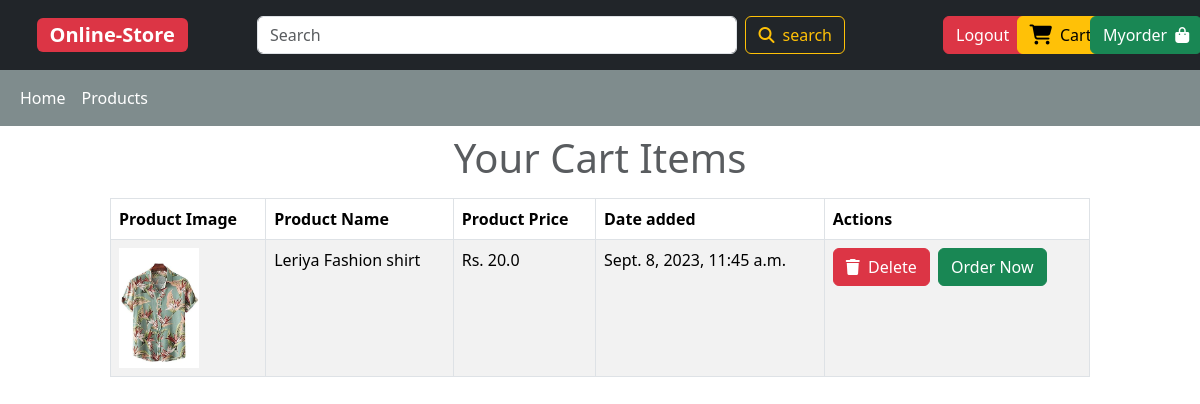
The app's page /mycart/ (signed in), older data.
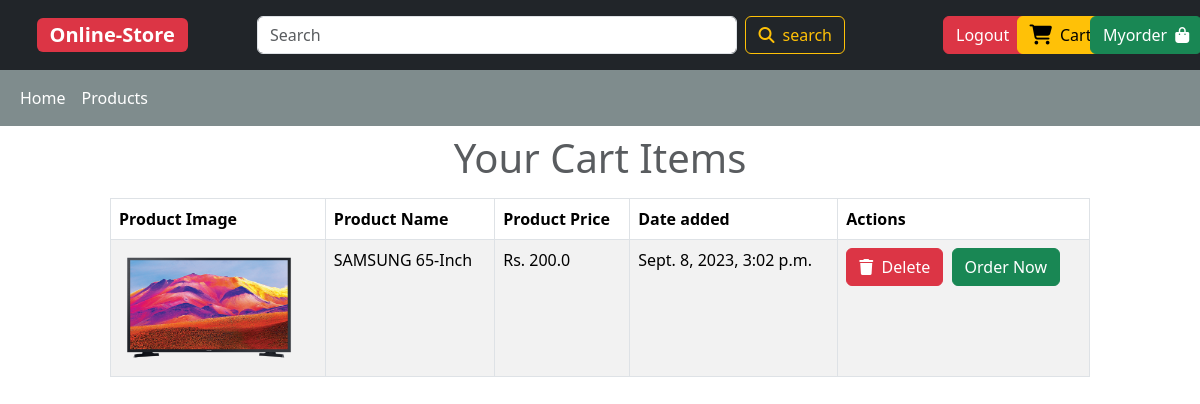
The same page, newer data.
### userpage/models.py (models this page shows)
class Cart(models.Model):
    product = models.ForeignKey(Products,on_delete=models.CASCADE)
    user = models.ForeignKey(User,on_delete=models.CASCADE)
    created_date = models.DateTimeField(auto_now_add=True)

### products/models.py (models this page shows, shortened)
class Products(models.Model):
    product_name = models.CharField(max_length=100)
    product_price = models.FloatField()
    product_image = models.FileField(upload_to="static/uploads", null = True)
    product_quantity = models.IntegerField()
    product_description = models.TextField()
    category = models.ForeignKey(Category,on_delete=models.CASCADE)
    created_at = models.DateTimeField(auto_now_add=True)
    class Meta:
        verbose_name_plural = ('Products')

### accounts/auth.py (the view)
    def wrapper_function(request,*args,**kwargs):
        if request.user.is_staff:
            return redirect("/account/dashboard")
        else:
            return view_function(request,*args,**kwargs)

### accounts/auth.py (called while the page is built)
def user_only(view_function):
    def wrapper_function(request,*args,**kwargs):
        if request.user.is_staff:
            return redirect("/account/dashboard")
        else:
            return view_function(request,*args,**kwargs)
    return wrapper_function

### userpage/views.py (called while the page is built)
@login_required
@user_only
def show_cart_items(request):
    user = request.user
    items = Cart.objects.filter(user=user)
    context = {
        'items': items
    }
    return render(request,"client/mycart.html",context)

### userpage/templates/client/mycart.html (shortened to what this page needs)
{% extends "client/layouts.html" %}
{% block main_content %}
<div class="container-fluid">
    <div class="d-flex justify-content-center align-items-center mt-2">
        <div class="col-md-10">
            {% if items|length < 1 %}
            <h1 class="text-center text-danger mt-5 p-5 shadow-lg">
                No items in the cart
            </h1>
            {% else %}
            <h1 class="text-muted text-center mb-3">Your Cart Items</h1>
            <table class="table table-striped table-bordered">
                <thead>
                    <tr>
                        <th>Product Image</th>
                        <th>Product Name</th>
                        <th>Product Price</th>
                        <th>Date added</th>
                        <th>Actions</th>
                    </tr>
                </thead>
                <tbody>
                    {% for item in items %}
                    <tr>
                        <td><img src="/{{item.product.product_image}}" alt="{{item.product.product_name}}"
                                height="120px"></td>
                        <td>{{item.product.product_name}}</td>
                        <td>Rs.&nbsp;{{item.product.product_price}}</td>
                        <td>{{item.created_date}}</td>
                        <td>
                            <a href="{% url 'delete_cart_items' item.id %}" class="btn btn-danger">
                                <i class="fa-solid fa-trash"></i>&nbsp;
                                Delete
                            </a>&nbsp;
                            <a href="{% url 'order' item.product.id item.id %}" class="btn btn-success">
                                Order Now
                            </a>
                        </td>
                    </tr>
                    {% endfor %}
                </tbody>
            </table>
            {% endif %}
        </div>
    </div>
</div>
{% endblock %}

Row changes from the older to the newer data that the page shows:
removed Cart: product.product_image (picture), product.product_name "Leriya Fashion shirt", product.product_price "20.0", created_date "Sept. 8, 2023, 11:45 a.m."
added Cart: product.product_image (picture), product.product_name "SAMSUNG 65-Inch", product.product_price "200.0", created_date "Sept. 8, 2023, 3:02 p.m."
